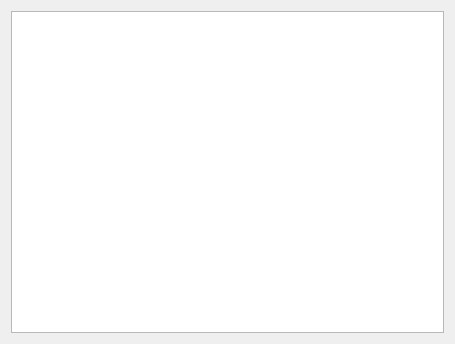
<?xml version="1.0" encoding="UTF-8"?>
<ui version="4.0">
 <class>ClientRelationSimpleComboBoxPopup</class>
 <widget class="QWidget" name="ClientRelationSimpleComboBoxPopup">
  <property name="geometry">
   <rect>
    <x>0</x>
    <y>0</y>
    <width>455</width>
    <height>344</height>
   </rect>
  </property>
  <property name="windowTitle">
   <string>Form</string>
  </property>
  <layout class="QGridLayout" name="gridLayout">
   <item row="0" column="0">
    <widget class="CTableView" name="tblClientRelation"/>
   </item>
  </layout>
 </widget>
 <customwidgets>
  <customwidget>
   <class>CTableView</class>
   <extends>QTableView</extends>
   <header>library/TableView.h</header>
  </customwidget>
 </customwidgets>
 <resources/>
 <connections/>
</ui>
